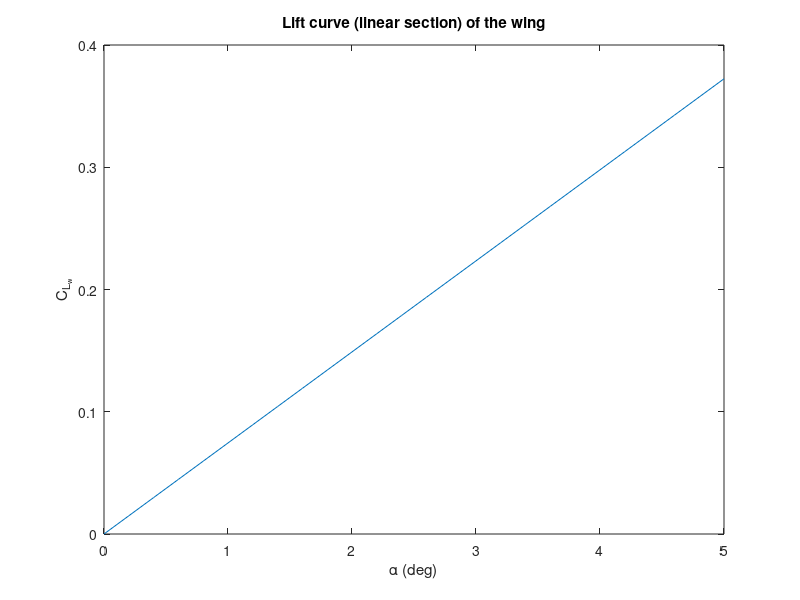
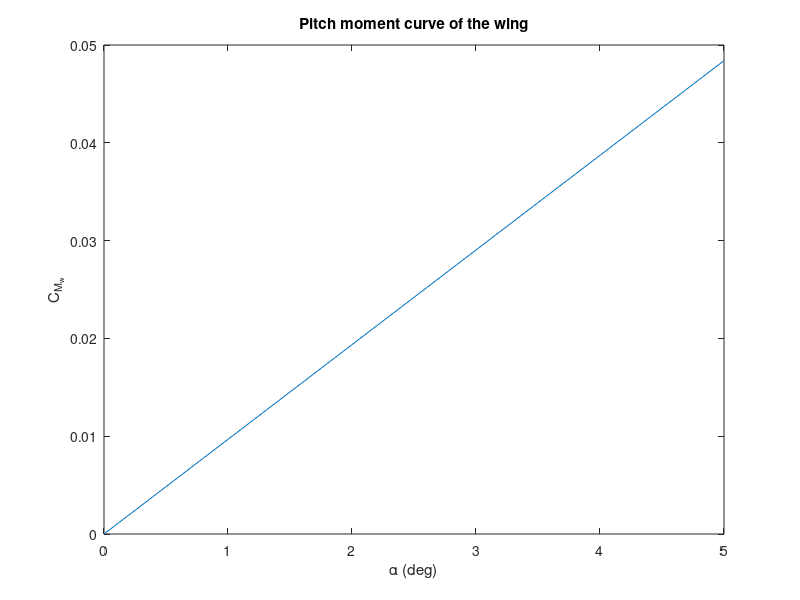
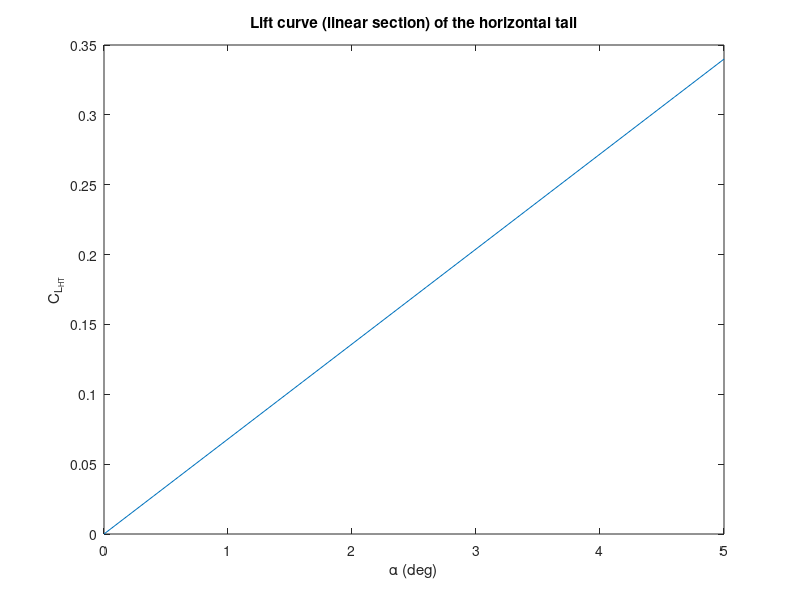
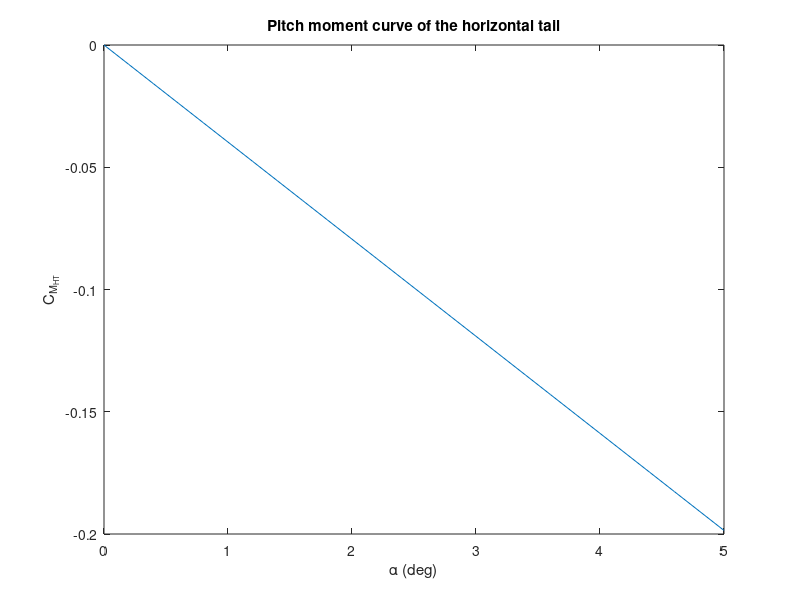

Source code (MATLAB) for these figures, in order:
%%%% BALSA WOOD GLIDER CALCULATIONS %%%%
%%%% Design limits:
% Max wingspan: 500 mm 
% Max fuselage length: 500 mm
% Max chord length = 100 mm
% Fuselage building material available: 5 x 15 x 1000 mm
% Lifting surfaces building material available: 2.5 x 100 x 1000 mm
close all; clc; clear

%% Constants and design parameters
Cl_alpha = 0.11 * 180 / pi; % Sectional lift curve slope of flat plate [rad^-1]
eps_slope = 0.1;            % (\partial \varepsilon) / (\partial \alpha)
etaHT = 1;                 % Tail effectiveness: eta_HT = qt/q

alpha = 0:0.2:5;            % Range of angles of attack calculated [deg]

m_f = 10.4*1e-3;                     % Mass of entire fuselage [kg]
rho_balsa = m_f/(1*5e-3*15e-3)       % Density of the balsa [kg/m^3]

%% Initial reference surface estimation
% Assume the glider has the highest values for fuselage length and
% wingspan. Rectangular planform shape:

b = 300;            % Wingspan [mm]
AR = 5;             % Aspect ratio [-]; should be between 4.5 and 7.5
c = b/AR;           % Mean chord [mm]
S = b^2/AR;         % Wing area (reference area)

xf = 300;           % Dim. of fuselage x (length)
yf = 15;            % y
zf = 5;             % z

xt = 30;            % Dim. of tail x (chord)
yt = 100;           % y 
zt = 2.5;           % z

xw = 100;           % Dim. of wingspan x
yw = b;             % y
zw = zt;            % z
    
V_t = xt*yt*zt;     % Tail volume
V_w = xw*yw*zw;     % Wing volume
V_f = xf*yf*zf;     % Fuselage volume

% Centroid calculations
xLE_w = 60;        % Position of wing LE from nose      
xj_w = 50;          % Position of wing centroid with reference to wing LE
xLE_t = 300-30;        % Position of tail LE from nose  
xj_t = 20;          % Position of tail centroid with reference to tail LE
xLE_VT = 300-30;       % Position of vertical tail LE from nose 
xj_VT = 20;         % Poistion of vertical tail centroid with reference to vertical tail LE

xi_t = xLE_t + xj_t;    % Position of wing centroid with reference to nose
xi_w = xLE_w + xj_w;    % Position of tail centroid with reference to nose
xi_VT = xLE_VT + xj_VT; % Position of vertical tail centroid with reference to nose
xi_f = xf/2;            % Position of fuselage centroid

x_cg_w = 50;            % Centre of gravity of the wing

%% Initial estimations for horizontal and vertical tail
S_H = 0.2 * S;          % Horizontal tail area
S_T = 0.5 * S_H;        % Vertical tail planform area
bt = S_H/xt;            % Span of the tail
ARt = bt^2/S_H;
ct = S_H/bt;
b_VT = S_T/ct;

Vol_w = S * 2.5;        % Wing volume
Vol_HT = S_H * 2.5;     % Horizontal tail volume
Vol_VT = S_T * 2.5;     % Vertical tail volume

% Mass addition
M = 0.005;                  % Added mass [kg]
rho_B = 120;                % Density of balsa wood [kg * m^-3]
Vol_M = M/rho_B * 10^9;     % Equivalent balsa wood volume of the added mass [mm^3]
xi_M = 10;                  % Position of the added mass with reference to the nose
x_M = xi_M - xLE_w;         % Position of the added mass with reference to wing LE


x_cg = (xi_w*Vol_w + xi_t * Vol_HT + xi_f * V_f + xi_VT * Vol_VT + x_M * Vol_M)/...
       (Vol_HT + Vol_w + V_f + Vol_VT + Vol_M);    % Centre of Mass with respect to nose
x_cg_bar = x_cg / c;    % Dimensionless centre of mass with respect to nose                 

% Centre of mass with respect to wing LE
x_cg_2 = x_cg - xLE_w;
x_cg_2_bar = x_cg_2/c;

%% Calculation of wing lift coefficient of lifting surfaces
CL_alpha_w = Cl_alpha * AR / (2+sqrt(AR^2 + 4));                  % Lift curve slope of wing eq(9-73)
CL_alpha_t = Cl_alpha * ARt / (2+sqrt(ARt^2 + 4));                % Lift curve slope of tail eq(9-73)

%% Wing Contribution
% Equations (24-67), (24-71)
x_ac_w = c/4;                                           % Aerodynamic centre of the wing
x_ac_w_bar = 1/4;                                       % Dimensionless aerodynamic centre of the wing

CL0_w = 0;                                              % Zero lift coefficient of the wing (symmetrical)
CMac_w = 0;                                             % Moment coefficient of the wing about its AC (symmetrical wing)

CM0_w = CMac_w + CL0_w * (x_cg_2_bar - x_ac_w_bar);     % Residual pitch moment coefficient of the wing (symmetrical)
CMalpha_w = CL_alpha_w * (x_cg_2_bar - x_ac_w_bar);       % Longitudinal Stability derivative of the wing (- for stability)

% CL_w plot (linear part)
CL_w = CL0_w + CL_alpha_w * deg2rad(alpha);
figure(1)
plot(alpha, CL_w);
xlabel('\alpha (deg)')
ylabel('C_{L_w}')
title('Lift curve (linear section) of the wing')

% CM_w plot
CM_w = CM0_w + CMalpha_w * deg2rad(alpha);
figure(2)
plot(alpha, CM_w);
xlabel('\alpha (deg)')
ylabel('C_{M_w}')
title('Pitch moment curve of the wing')

%% Horizontal Tail Contribution
% Equations (24-68) and (24-73)
x_ac_HT = xt/4 + xLE_t - xLE_w;                         % Aerodynamic centre of the tail
x_ac_HT_bar = x_ac_HT / c;

CL0_HT = 0;                                             % Zero lift coefficient of the wing (symmetrical)
CMac_HT = 0;                                            % Moment coefficient of the wing about its AC (symmetrical wing)   

l_HT_bar = (x_ac_HT - x_cg_2)/c;                        % Distance from CG to AC_HT

CM0_HT = CMac_HT + CL0_HT * (l_HT_bar);                 % Residual pitch moment coefficient of the HT (symmetrical)

VHT = S_H*l_HT_bar/S;                                   % Horizontal tail volume
CMalpha_HT = -etaHT * VHT * CL_alpha_t * (1-eps_slope);   % Longitudinal Stability derivative of the HT (- for stability)

% CL_HT plot (linear part)
CL_HT = CL0_HT + CL_alpha_t * deg2rad(alpha);
figure(3)
plot(alpha, CL_HT);
xlabel('\alpha (deg)')
ylabel('C_{L_{HT}}')
title('Lift curve (linear section) of the horizontal tail')

% CM_HT plot
CM_HT = CM0_HT + CMalpha_HT * deg2rad(alpha);
figure(4)
plot(alpha, CM_HT);
xlabel('\alpha (deg)')
ylabel('C_{M_{HT}}')
title('Pitch moment curve of the horizontal tail')

%% Stick-fixed longitudinal stability
i_w = 0;                                            % Wing incidence angle
i_t = deg2rad(-0.5);                                            % Tail incidence angle

% Aerodynamic centre of glider CHECK THE ORIGIN OF THIS!
x_ac_bar = (x_ac_w_bar + CL_alpha_t/CL_alpha_w * etaHT * S_H/S * x_ac_HT_bar * (1-eps_slope))/...
            (1+CL_alpha_t/CL_alpha_w * etaHT * S_H/S * (1-eps_slope)); 

dfus = 2*sqrt((yf/2)^2 + (zf/2)^2);                 % "Diameter" of the fuselage
K_WB = 1 + 0.025 * (dfus/b) - 0.25 * (dfus/b)^2;    % Fuselage correction factor                 

CL0 = CL0_w + etaHT * S_H/S * CL0_HT;                                                   % Zero lift coefficient of glider
CLalpha = K_WB * CL_alpha_w + etaHT * S_H/S * CL_alpha_t * (1-eps_slope);                   % Slope of lift curve of glider
CM0 = CM0_w + etaHT * VHT * CL_alpha_t * (i_w - i_t);                                     % Residual moment coefficient of glider
CMalpha = CL_alpha_w * (x_cg_2_bar - x_ac_bar) - etaHT * VHT * CL_alpha_t * (1-eps_slope);   % Longitudinal stability of glider
CMalpha_true = CMalpha * pi/180

% CL_TOT plot (linear part)
CL = CL0 + CLalpha * deg2rad(alpha);
figure(5)
plot(alpha, CL);
xlabel('\alpha (deg)')
ylabel('C_{L}')
title('Lift curve (linear section) of the glider')

% CM_TOT plot
CM = CM0 + CMalpha * deg2rad(alpha);
figure(6)
plot(alpha, CM);
xlabel('\alpha (deg)')
ylabel('C_{M}')
title('Pitch moment curve of the glider')

   
            
SM = x_ac_bar - x_cg_2_bar           % Static margin
SM_2 = -CMalpha/CLalpha
%% Trim Conditions
i_w = 0*pi/180;                                            % Wing incidence angle
i_t = -3*pi/180;                                            % Tail incidence angle
rho = 120;  %kg/m^3
g = 9.81;  %m/s^2

V = V_f + Vol_HT + Vol_w;
W = rho*g*V*(10^(-9));   %N
x_ac_HT_bar = x_ac_HT/c;
CMih = (-CL_alpha_t)*etaHT*(S_H/S)*(x_ac_HT_bar-x_cg_bar);
CM0 = CM0_w + etaHT * VHT * CLalpha * (i_w - i_t);  
alpha_trim = (-CM0-CMih*i_t)/(CMalpha)



CLalpha0 = CL_alpha_w*i_w - CL_alpha_t*i_t*(S_H/S);
CL_trim = CLalpha0 + CLalpha*alpha_trim;
Vtrim = sqrt(2*W/(CL_trim* rho *S*10^(-6)))
